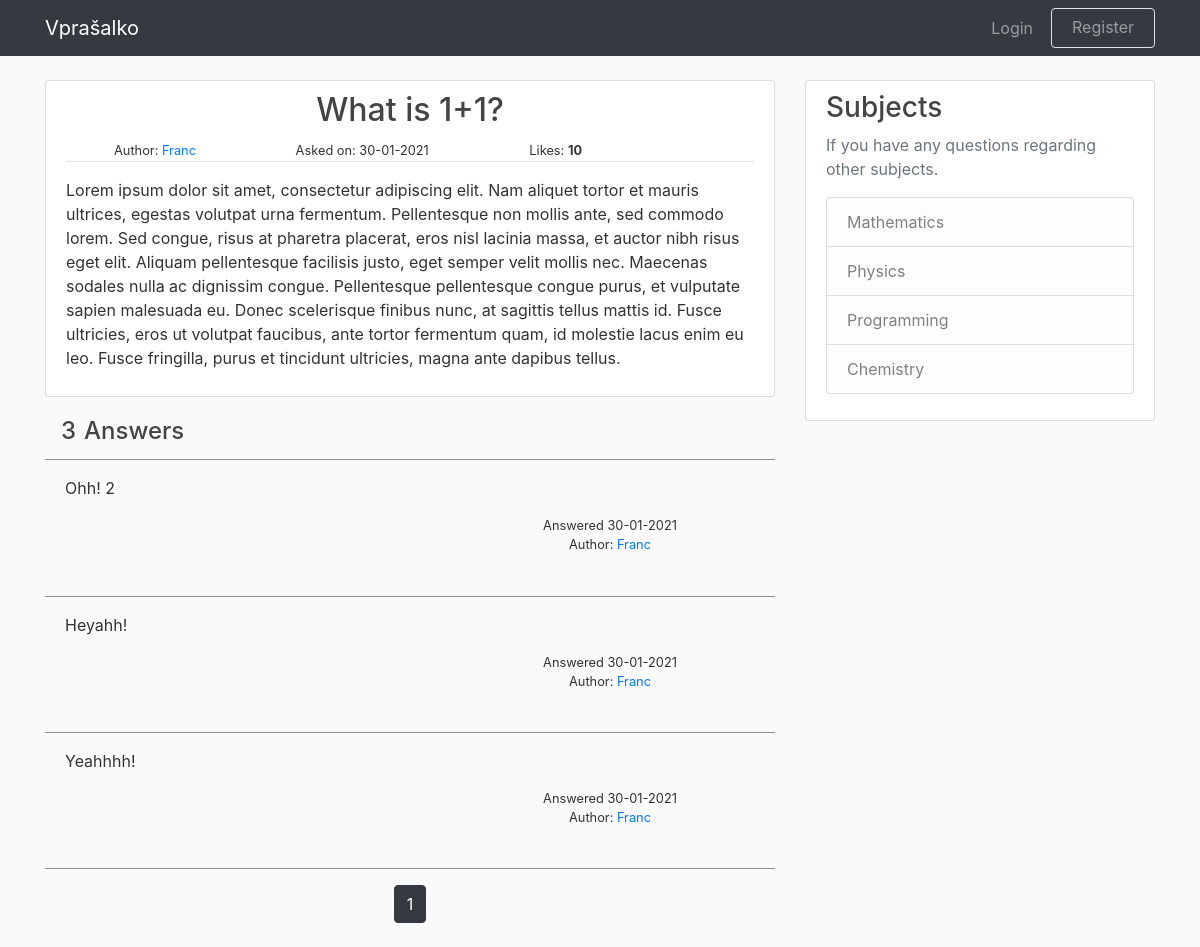
/question/1, run on an earlier commit of the app's database.
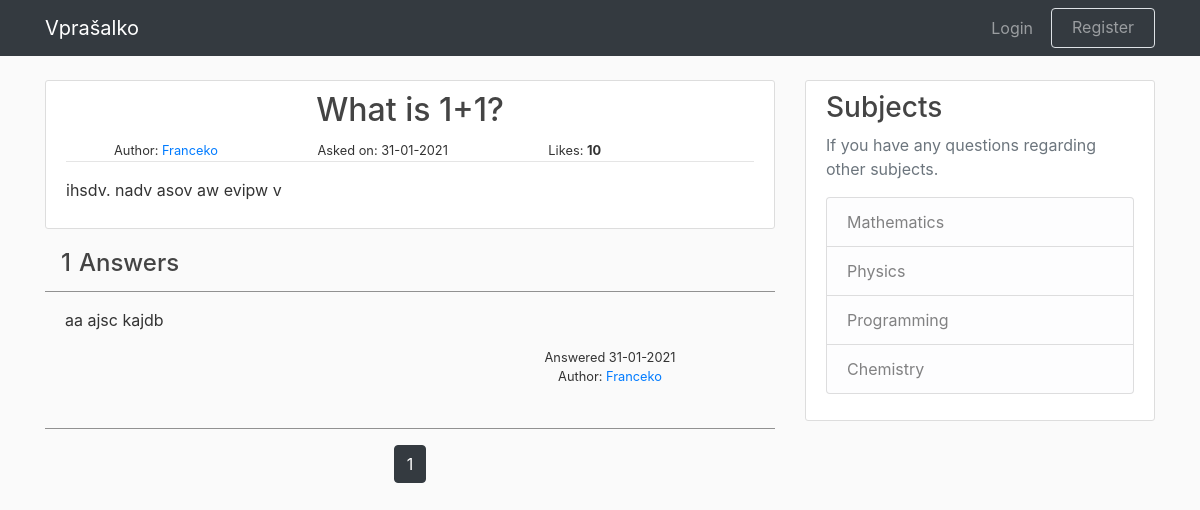
And on a later commit of the database.
### application/models.py (models this page shows, shortened)
class Question(db.Model, UserMixin):
    id = db.Column(db.Integer, primary_key=True)
    title = db.Column(db.String(100), nullable=False)
    date_posted = db.Column(db.DateTime, nullable=False, default=datetime.utcnow)
    content = db.Column(db.Text, nullable=False)
    views = db.Column(db.Integer, default=0)
    num_answers = db.Column(db.Integer, default=0)
    user_id = db.Column(db.Integer, db.ForeignKey('user.id'), nullable=False)
    answers = db.relationship("Answer", backref="title", lazy=True, cascade="all, delete-orphan")

class User(db.Model, UserMixin):
    id = db.Column(db.Integer, primary_key=True)
    username = db.Column(db.String(15), unique=True, nullable=False)
    email = db.Column(db.String(120), unique=True, nullable=False)
    password = db.Column(db.String(20), nullable=False)
    description = db.Column(db.String(300), nullable=False, default="No description yet.")
    questions = db.relationship('Question', backref='author', lazy=True)
    answers = db.relationship('Answer', backref='author', lazy=True)

class Answer(db.Model, UserMixin):
    id = db.Column(db.Integer, primary_key=True)
    date_posted = db.Column(db.DateTime, nullable=False, default=datetime.utcnow)
    answer = db.Column(db.Text, nullable=False)
    question_id = db.Column(db.Integer, db.ForeignKey("question.id"), nullable=False)
    user_id = db.Column(db.Integer, db.ForeignKey("user.id"), nullable=False)

### application/routes.py (the view, shortened to what this page needs)
@app.route("/question/<int:question_id>", methods=['GET', 'POST'])
def question_post(question_id):
    question = Question.query.get_or_404(question_id)
    page = request.args.get("page", default=1, type=int)
    answers = Answer.query.filter_by(question_id=question.id).order_by(Answer.date_posted.desc()).paginate(page=page, per_page=3)
    question.views += 1
    db.session.commit()
    form = AnswerForm()
    return render_template('question.html', title="Question", question=question, form=form, answers=answers)

### application/templates/question.html (shortened to what this page needs)
{% extends "layout.html" %}
{% block content %}
    <div class="col-md-8 pd-0 mg-0">
        <article class="media content-section">
            <div class="media-body">
                <div class="article-metadata">
                    <h1 class="question-title">{{ question.title }}</h1>
                        <small class="ml-5 mr-5">Author: <a class="mr-auto" href="#">{{ question.author.username }}</a> </small>
                        <small class="mr-5 ml-5">Asked on: {{ question.date_posted.strftime('%d-%m-%Y') }}</small>
                        <small class="ml-5">Likes: <b>10</b></small>
                    <hr class="title-line">
                </div>
                <p class="article-content">{{ question.content }}</p>
            </div>
        </article>
        <div class="Forum-title">
            <span class="row ml-auto">
                <h4 class="ml-3">{{ answers.total }}</h4>
                <h4 class="ml-2"> Answers</h4>
            </span>
        </div>
        <hr class="answer-line">
        {% for answer in answers.items %}
        <article>
            <div class="answer">
                <p class="article-content">{{ answer.answer }}</p>
                <div class="article-metadata">
                    <div class="row">
                        <div class="col-md-6">
                        </div>
                        <div class="col-md-6 mr-auto">
                            <div class="answer-author">
                                <ul class="answer-info">
                                    <li class="list-group"><small class="mr-5 ml-5">Answered {{ answer.date_posted.strftime('%d-%m-%Y') }}</small></li>
                                    <li class="list-group"><small class="ml-5 mr-5">Author: <a class="mr-auto" href="#">{{ answer.author.username }}</a> </small></li>
                                </ul>
                            </div>
                        </div>
                    </div>
                </div>
            </div>
            <hr class="answer-line">
        </article>
        {% endfor %}
        <div class="page-align">
            {% for page_num in answers.iter_pages(left_edge=1, right_edge=1, left_current=1, right_current=2) %}
                {% if page_num %}
                    {% if answers.page == page_num %}
                        <a class="btn btn-dark mb-4" href="{{ url_for('question_post', question_id=question.id, page=page_num) }}">{{ page_num }}</a>
                    {% else %}
                        <a class="btn btn-outline-dark mb-4" href="{{ url_for('question_post', question_id=question.id, page=page_num) }}">{{ page_num }}</a>
                    {% endif %}
                {% else %}
                    ...
                {% endif %}
            {% endfor %}
        </div>
    </div>
    {% include "sidebar.html" %}
{% endblock content %}

### application/templates/layout.html (shortened to what this page needs)
<!DOCTYPE html>
<html lang="en">
<head>
    <link rel="stylesheet" href="https://cdn.jsdelivr.net/npm/bootstrap@4.5.3/dist/css/bootstrap.min.css">
    <link rel="stylesheet" href="/static/style.css">
</head>
<body>
    <header>
        <nav class="navbar navbar-expand-md navbar-dark bg-dark fixed-top">
            <div class="container">
                <a class="navbar-brand mr-4" href="/">Vprašalko</a>
                <div class="collapse navbar-collapse" id="navbarCollapse">
                    <div class="navbar-nav ml-auto">
                        {% if current_user.is_authenticated %}
                            <a class="nav-item nav-link ask" href="{{ url_for('new_question') }}">Ask a Question</a>
                            <div class="dropdown">
                                <a href="#" class="dropdown-toggle nav-item nav-link" data-toggle="dropdown">Account <b class="caret"></b></a>
                                <ul class="dropdown-menu dropdown-menu-right">
                                    <li class="copy">Account</li>
                                    <hr class="dropdown-line">
                                    <li><a class=" nav-item nav-link" href="{{ url_for('user_profile',  username=current_user.username) }}">Profile</a></li>
                                    <li><a class=" nav-item nav-link" href="{{ url_for('edit_profile') }}">Edit Profile</a></li>
                                    <li><a class=" nav-item nav-link" href="{{ url_for('logout') }}">Log Out</a></li>
                                </ul>
                            </div>
                        {% else %}
                            <a class="nav-item nav-link login" href="{{ url_for('login') }}">Login</a>
                            <button class="btn border register-btn btn-outline-secondary" type="button">
                                <a class="nav-item nav-link register" href="{{ url_for('register') }}">Register</a>
                            </button>
                        {% endif %}
                    </div>
                </div>
            </div>
        </nav>
    </header>
    <main class="container">
        <div class="row">
            {% block content %}{% endblock content %}
        </div>
    </main>
</body>
</html>

### application/templates/sidebar.html
<div class="col-md-4 ml-auto">
    <div class="content-section">
        <h3>Subjects</h3>
        <p class="text-muted"> If you have any questions regarding other subjects.
            <ul class="list-group">
                <li class="list-group-item list-group-item-light"><a class="sidebar-link" href="/">Mathematics</a></li>
                <li class="list-group-item list-group-item-light">Physics</li>
                <li class="list-group-item list-group-item-light">Programming</li>
                <li class="list-group-item list-group-item-light">Chemistry</li>
            </ul>
        </p>
    </div>
</div>

### application/static/style.css (style rules this page uses)
body { background: #fafafa; color: #333333; margin-top: 5rem; }
h1, h2, h3, h4, h5, h6 { color: #444444; }
.login { margin-right: 10px; }
.register { padding-top: 0px; margin-top: 0px; }
.register-btn { height: 40px; }
.border { border: white; }
.content-section { background: #ffffff; padding: 10px 20px; border: 1px solid #dddddd; border-radius: 3px; margin-bottom: 20px; }
.title-line { margin-top: 0px; }
.question-title { font-size: xx-large; text-align: center; }
.page-align { text-align: center; }
.answer { padding-left: 20px; padding-right: 20px; padding-bottom: 20px; }
.answer-author { text-align: center; }
.answer-line { background-color: rgb(161, 161, 161); margin-top: 5px; }
.sidebar-link { color: inherit; }

What changed in the data, as far as the page shows it:
removed Answer: answer "Ohh! 2", date_posted "30-01-2021", author.username "Franc"
removed Answer: answer "Heyahh!", date_posted "30-01-2021", author.username "Franc"
removed Answer: answer "Yeahhhh!", date_posted "30-01-2021", author.username "Franc"
changed Question "What is 1+1?": date_posted "30-01-2021" → "31-01-2021"; content "Lorem ipsum dolor sit amet, consectetur adipiscing elit. Nam aliquet tortor et mauris ultrices, egestas volutpat urna fermentum. Pellentesque non mollis ante, sed commodo lorem. Sed congue, risus at pharetra placerat, eros nisl lacinia massa, et auctor nibh risus eget elit. Aliquam pellentesque facilisis justo, eget semper velit mollis nec. Maecenas sodales nulla ac dignissim congue. Pellentesque pellentesque congue purus, et vulputate sapien malesuada eu. Donec scelerisque finibus nunc, at sagittis tellus mattis id. Fusce ultricies, eros ut volutpat faucibus, ante tortor fermentum quam, id molestie lacus enim eu leo. Fusce fringilla, purus et tincidunt ultricies, magna ante dapibus tellus." → "ihsdv. nadv asov aw evipw v"
changed User: author.username "Franc" → "Franceko"
added Answer: answer "aa ajsc kajdb", date_posted "31-01-2021", author.username "Franceko"
Also different on the page:
{{ answers.total }}: "3" → "1"
